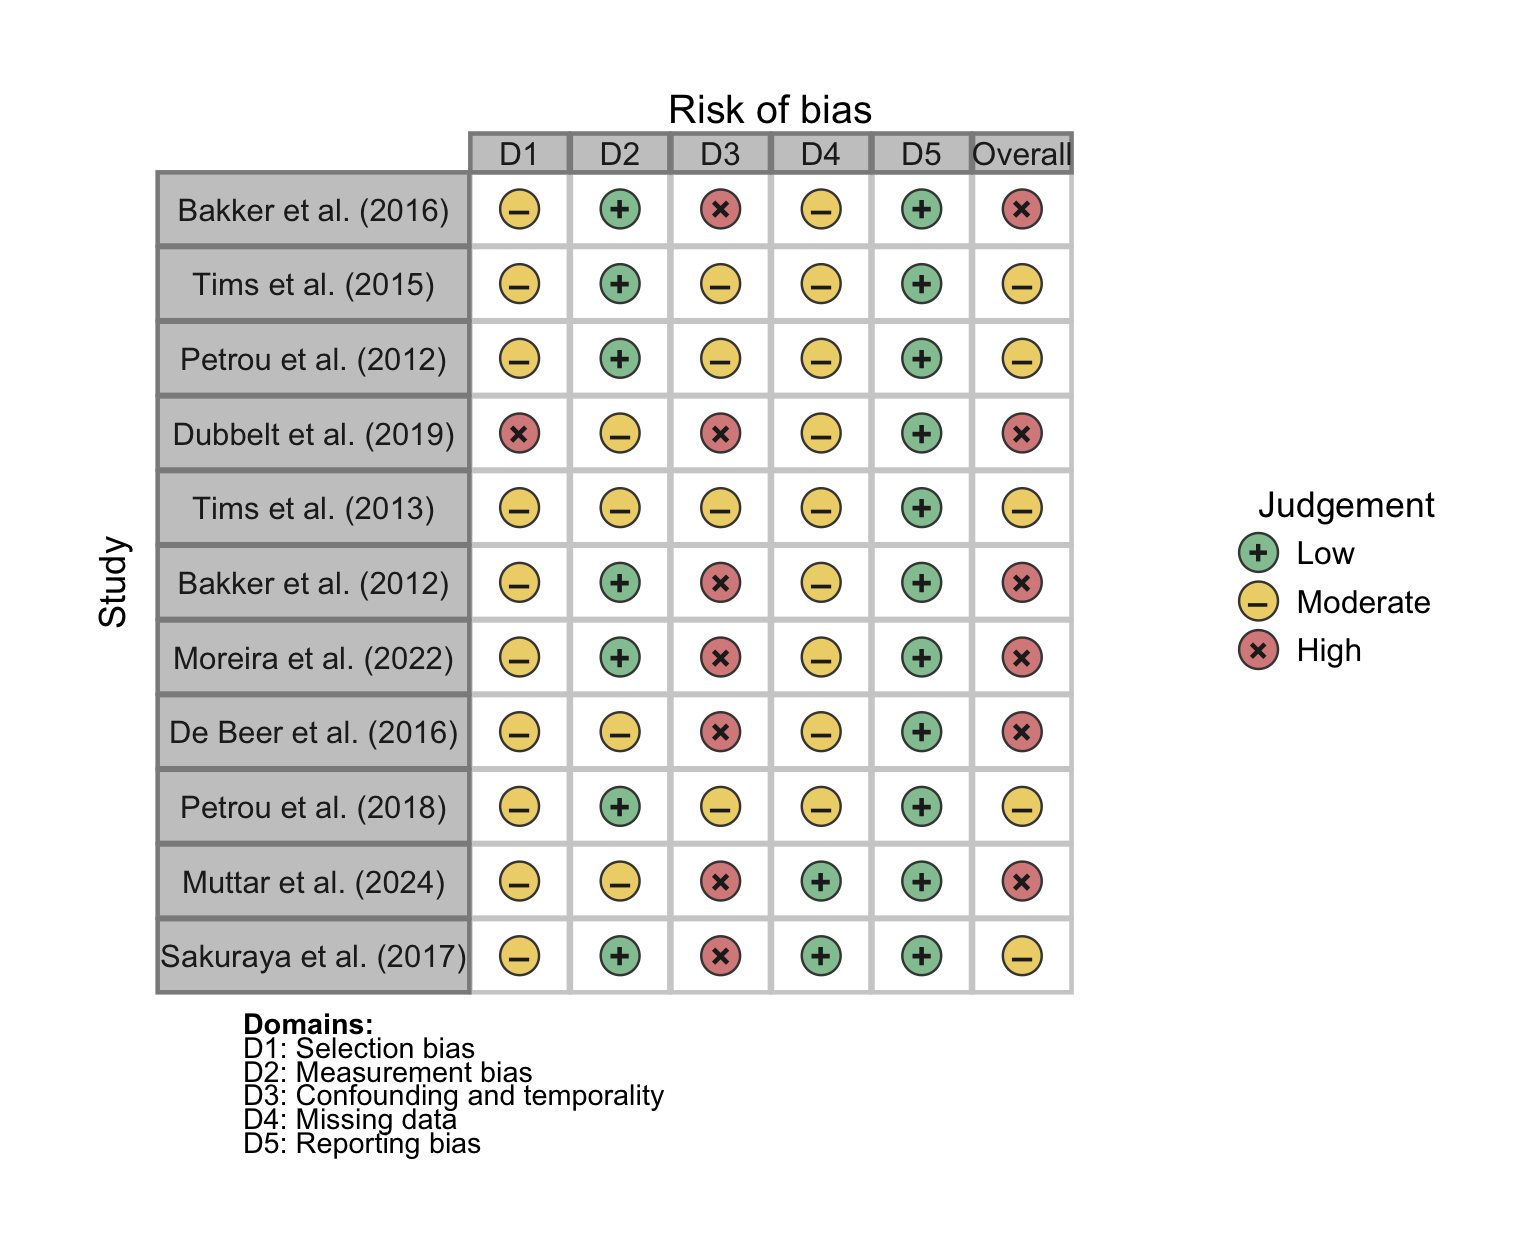

Reproduce this figure in R.
library(tidyverse)
rob_dat <- tribble(
  ~Study, ~`Selection bias`, ~`Measurement bias`, ~`Confounding and temporality`, ~`Missing data`, ~`Reporting bias`, ~`Overall risk`,
  "Bakker et al. (2016)", "Moderate", "Low", "High", "Moderate", "Low", "High",
  "Tims et al. (2015)", "Moderate", "Low", "Moderate", "Moderate", "Low", "Moderate",
  "Petrou et al. (2012)", "Moderate", "Low", "Moderate", "Moderate", "Low", "Moderate",
  "Dubbelt et al. (2019)", "High", "Moderate", "High", "Moderate", "Low", "High",
  "Tims et al. (2013)", "Moderate", "Moderate", "Moderate", "Moderate", "Low", "Moderate",
  "Bakker et al. (2012)", "Moderate", "Low", "High", "Moderate", "Low", "High",
  "Moreira et al. (2022)", "Moderate", "Low", "High", "Moderate", "Low", "High",
  "De Beer et al. (2016)", "Moderate", "Moderate", "High", "Moderate", "Low", "High",
  "Petrou et al. (2018)", "Moderate", "Low", "Moderate", "Moderate", "Low", "Moderate",
  "Muttar et al. (2024)", "Moderate", "Moderate", "High", "Low", "Low", "High",
  "Sakuraya et al. (2017)", "Moderate", "Low", "High", "Low", "Low", "Moderate"
)
rob_long <- rob_dat %>%
  pivot_longer(
    cols = -Study,
    names_to = "Domain",
    values_to = "Risk"
  )
study_order <- rev(c(
  "Bakker et al. (2016)",
  "Tims et al. (2015)",
  "Petrou et al. (2012)",
  "Dubbelt et al. (2019)",
  "Tims et al. (2013)",
  "Bakker et al. (2012)",
  "Moreira et al. (2022)",
  "De Beer et al. (2016)",
  "Petrou et al. (2018)",
  "Muttar et al. (2024)",
  "Sakuraya et al. (2017)"
))
rob_long <- rob_long %>%
  mutate(
    Study = factor(Study, levels = study_order),
    Domain = factor(
      Domain,
      levels = c(
        "Selection bias",
        "Measurement bias",
        "Confounding and temporality",
        "Missing data",
        "Reporting bias",
        "Overall risk"
      )
    ),
    Risk = factor(Risk, levels = c("Low", "Moderate", "High")),
    Symbol = case_when(
      Risk == "Low" ~ "+",
      Risk == "Moderate" ~ "–",
      Risk == "High" ~ "×"
    ),
    x = c(1, 2, 3, 4, 5, 6)[as.numeric(Domain)],
    y = as.numeric(Study)
  )
risk_colors <- c(
  "Low" = "#93C5A1",
  "Moderate" = "#EFD47A",
  "High" = "#D98C8C"
)
rob_long <- rob_long %>%
  mutate(x_plot = x + 0.8)

top_header <- tibble(
  x = c(1, 2, 3, 4, 5, 6) + 0.8,
  y = 11.75,
  label = c("D1", "D2", "D3", "D4", "D5", "Overall")
)

left_header <- tibble(
  x = -0.25,
  y = 1:11,
  label = study_order
)

legend_df <- tibble(
  x = c(9.15, 9.15, 9.15),
  y = c(6.4, 5.75, 5.1),
  Risk = factor(c("Low", "Moderate", "High"), levels = c("Low", "Moderate", "High")),
  Symbol = c("+", "–", "×"),
  Label = c("Low", "Moderate", "High")
)

domain_note <- tibble(
  x = -0.95,
  y = c(0.10, -0.22, -0.54, -0.86, -1.18, -1.50),
  label = c(
    "Domains:",
    "D1: Selection bias",
    "D2: Measurement bias",
    "D3: Confounding and temporality",
    "D4: Missing data",
    "D5: Reporting bias"
  ),
  face = c("bold", "plain", "plain", "plain", "plain", "plain")
)
p <- ggplot() +
  # Main white cells
  geom_tile(
    data = rob_long,
    aes(x = x_plot, y = y),
    fill = "white",
    color = "#CFCFCF",
    linewidth = 0.8,
    width = 0.98,
    height = 0.98
  ) +
  # Colored circles
  geom_point(
    data = rob_long,
    aes(x = x_plot, y = y, fill = Risk),
    shape = 21,
    size = 6.4,
    stroke = 0.65,
    color = "#444444"
  ) +
  # Symbols
  geom_text(
    data = rob_long,
    aes(x = x_plot, y = y, label = Symbol),
    size = 4.8,
    fontface = "bold",
    color = "#222222"
  ) +
  # Top gray headers
  geom_tile(
    data = top_header,
    aes(x = x, y = y),
    fill = "#C9C9C9",
    color = "#8C8C8C",
    linewidth = 0.8,
    width = 0.98,
    height = 0.52
  ) +
geom_text(
  data = top_header,
  aes(x = x, y = y, label = label),
  size = 4.2,
  color = "#222222"
) +
  # Left gray study boxes
  geom_tile(
    data = left_header,
    aes(x = x, y = y),
    fill = "#C9C9C9",
    color = "#8C8C8C",
    linewidth = 0.8,
    width = 3.1,
    height = 0.98
  ) +
  geom_text(
    data = left_header,
    aes(x = x, y = y, label = label),
    size = 4.1,
    color = "#222222"
  ) +
  # Top title
  annotate("text", x = 4.3, y = 12.35, label = "Risk of bias", size = 5.2) +
  # Left vertical label
  annotate("text", x = -2.25, y = 6.0, label = "Study", angle = 90, size = 4.8) +
  # Custom legend title
  annotate("text", x = 9.15, y = 7.05, label = "Judgement", hjust = 0, size = 4.7) +
  # Custom legend circles
  geom_point(
    data = legend_df,
    aes(x = x, y = y, fill = Risk),
    shape = 21,
    size = 6.4,
    stroke = 0.65,
    color = "#444444"
  ) +
  geom_text(
    data = legend_df,
    aes(x = x, y = y, label = Symbol),
    size = 4.6,
    fontface = "bold",
    color = "#222222"
  ) +
  geom_text(
    data = legend_df,
    aes(x = x + 0.38, y = y, label = Label),
    hjust = 0,
    size = 4.2,
    color = "black"
  ) +
  # Bottom domain explanation
  geom_text(
    data = domain_note,
    aes(x = x, y = y, label = label, fontface = face),
    inherit.aes = FALSE,
    hjust = 0,
    size = 3.8,
    color = "black"
  ) +
  scale_fill_manual(values = risk_colors, drop = FALSE) +
  coord_cartesian(
    xlim = c(-2.25, 10.6),
    ylim = c(-1.7, 12.45),
    clip = "off"
  ) +
  theme_void() +
  theme(
    legend.position = "none",
    plot.margin = margin(18, 26, 18, 18),
    plot.background = element_rect(fill = "white", colour = NA)
  )

print(p)
